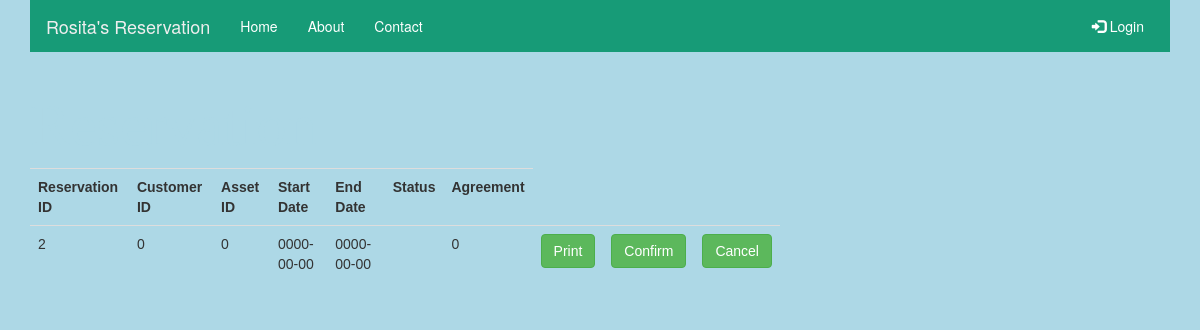
Page /rental/reservation.php on the committed database.
### tables this page shows
CREATE TABLE IF NOT EXISTS `tb_reservation` (
  `reservationID` int(11) NOT NULL AUTO_INCREMENT,
  `customerID` int(11) NOT NULL,
  `assetID` int(11) NOT NULL,
  `startDate` date NOT NULL,
  `endDate` date NOT NULL,
  `status` varchar(50) NOT NULL,
  `agreement` tinyint(1) NOT NULL,
  PRIMARY KEY (`reservationID`),
  KEY `customerID` (`customerID`),
  KEY `assetID` (`assetID`),
  KEY `assetID_2` (`assetID`)
);

### rental/functions.php (called while the page is built, shortened)
<?php
function selectData ($sql) {
	$result = $GLOBALS['conn']->query($sql);
	if ($result->num_rows > 0) {
		return $result;
	} else {
	}
	return $result;
}
?>

### rental/reservation.php (the view, shortened to what this page needs)
<?php
include 'functions.php';
include 'header.php';
?>
<div class="container">
	<h1>Reservation</h1>
	<div class="row">
		<div class="col-sm-8">
			<table class="table table-hover">
				<tr>
					<th>Reservation ID</th>
					<th>Customer ID</th>
					<th>Asset ID</th>
					<th>Start Date</th>
					<th>End Date</th>
					<th>Status</th>
					<th>Agreement</th>
				</tr>
<?php
		$sql = "SELECT * FROM tb_reservation ";
		$result = selectData ($sql);
		while($row = $result->fetch_assoc()) {
				echo "	<tr>"	;
				echo "	<td>" .	$row["reservationID"] .	"</td>";
				echo "	<td>" .	$row["customerID"]	   .	"</td>";
				echo "	<td>" .	$row["assetID"]	   .	"</td>";
				echo "	<td>" .	$row["startDate"] 	   .	"</td>";
				echo "	<td>" .	$row["endDate"]	   .	"</td>";
				echo "	<td>" .	$row["status"]	   .	"</td>";
				echo "	<td>" .	$row["agreement"]  .	"</td>";
?>
		<form action="reservation.php" method="POST">
			<td><input class="btn btn-success" type= "submit" name = "Print" value = "Print"></td>
			<td><input class="btn btn-success" type= "submit" name = "Confirm" value = "Confirm" ></td>
			<td><input class="btn btn-success" type= "submit" name = "Cancel" value = "Cancel"></td>
		</tr>
		<?php }
		?>
			</table>
		</div>
		</div>
</div>
</body>
</html>

### rental/reservation.php (style rules this page uses)
body { background-image: url("img/mm.JPG"); background-size: 1400px;500px; background-repeat: no-repeat; background-color:lightblue; }
table { font-family: arial, sans-serif; border-collapse: collapse; background-color:lightblue; }
h1 { color:lightblue; text-align:left; font-family: "vivaldi"; font-size:60px; }

### rows in the picture
tb_reservation: reservationID "2", customerID "0", assetID "0", startDate "0000-00-00", endDate "0000-00-00", agreement "0"
